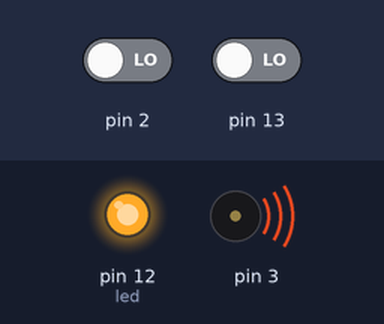
Recording of a sketch running on a simulated Arduino Uno, built with avr-gcc and run on an emulated ATmega328P. Shown: output pins drawn as LEDs (lit = HIGH), buzzer (waves = sounding). The test bench sets the inputs (shaded band); at power-on: pin 2 LOW, pin 13 LOW. What the sketch prints to the serial monitor is not drawn. At 4.0 s the program stops and its outputs stay as they are.

Above: at 3.8 s.
3.9 s: pin 2 driven HIGH
At 5.0 s:
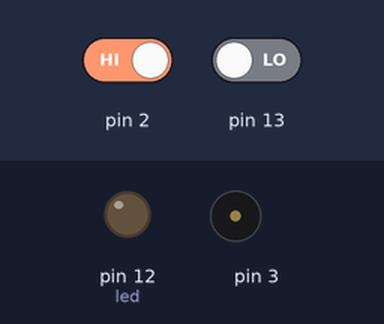
Timing chart, 0 to 5.5 s (numbered marks = the images above; inputs shaded):
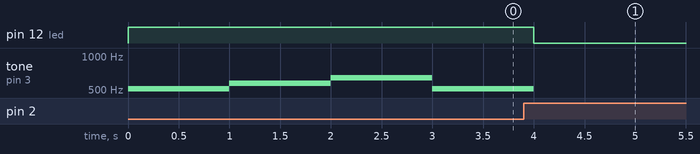

The sketch:

midterm_exam.ino
```cpp
// 지진감지 센서
// 기울어지면 스위치를 눌렀을 때, led와 부저에 한번재생
// + 3번 누를때마다 부저 계속 울림

#define DO 256
#define RE 288
#define MI 320
#define ze 0

void setup() {
  pinMode(13,INPUT);    //틸트 (그라운드 / 입력13/ 저항vcc)
  pinMode(12,OUTPUT);   //led
  pinMode(3,OUTPUT);    //부저
  pinMode(2,INPUT);     //스위치
  Serial.begin(9600);
}

void loop() {
  int music[3] = {DO,RE,MI};
  int Ze[1]={ze};

  if(digitalRead(13)==HIGH)
  {
    Serial.println("on");
    digitalWrite(12,HIGH);
    tone(3,500);
     if(digitalRead(2)==HIGH)
    {
      digitalWrite(12,LOW);
      noTone(3);
    }
}


  if(digitalRead(13)==LOW)
  {
    Serial.println("OFF");
    digitalWrite(12,HIGH);
    for(int t=0; t<3; t++)
    {
    tone(3, music[t]*2);
    delay(1000);

    if(digitalRead(2)==HIGH)
    {
     while(1)
     {
    digitalWrite(12,LOW);
    noTone(3);
     }
    }
    }
 }
   }
```

Measured:
- after the input at 3.9 s, pin 12 (led): HIGH → LOW after 0.10 s
